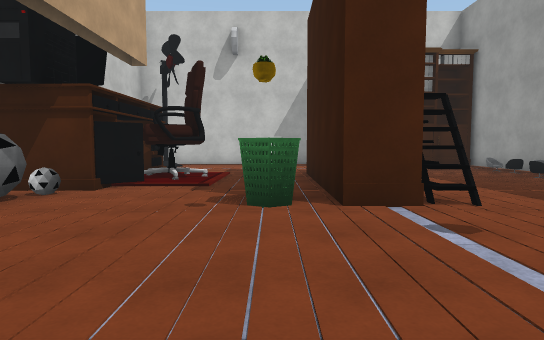
[1] (above)

13 first-person views from a walk through a Unity game level. The camera is 1.4 m above the floor, tilts 4° down and sees 75° across. The floor is counted in squares, 2 m on a side. Each view is taken from the middle of a square. On the plan, view 1 faces up. The plan holds only what a view shows up to about 11 squares ahead; the rest is blank. The place goes on beyond the plan. Door leaves are left out, so doorways stand open. Some surface patterns are stand-ins.

[2]
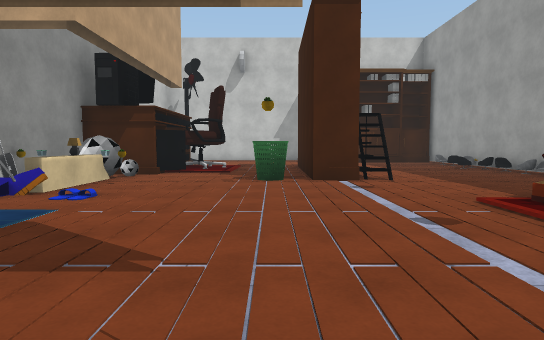

[3]
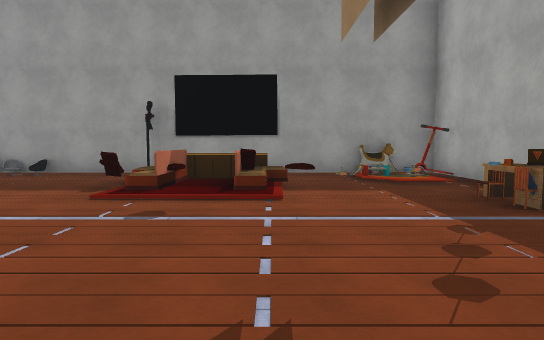

[4]
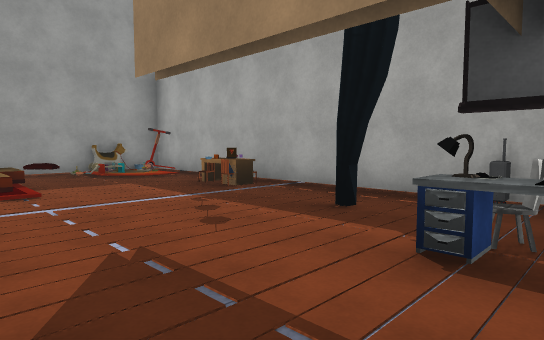

[5]
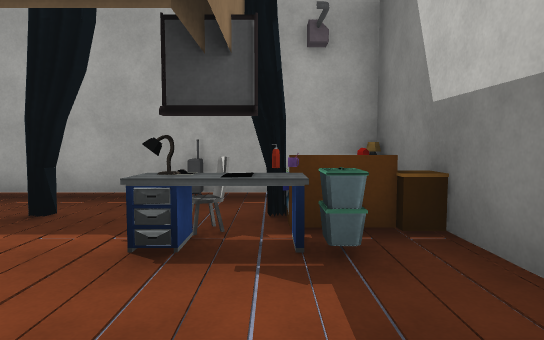

[6]
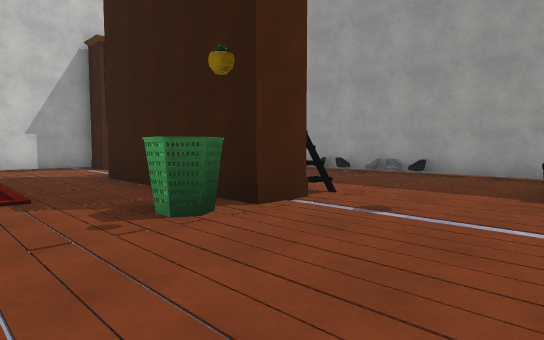

[7]
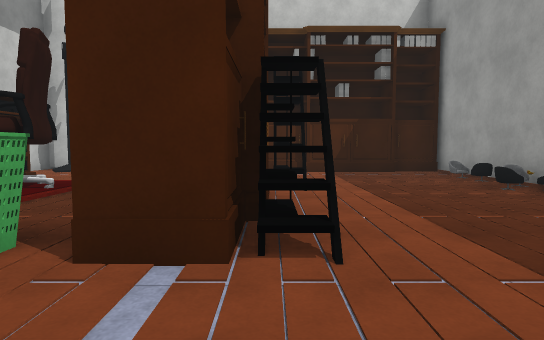

[8]
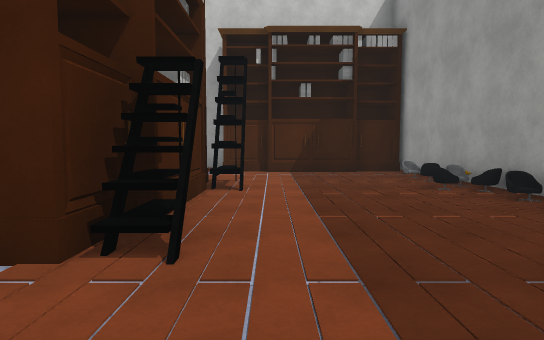

[9]
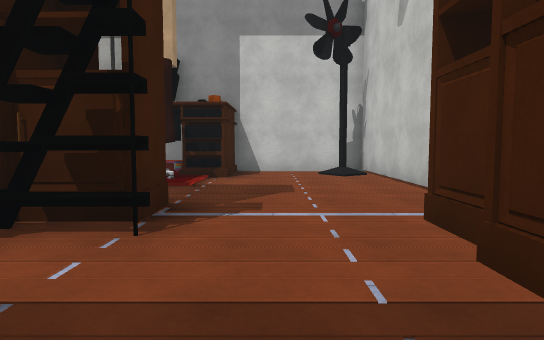

[10]
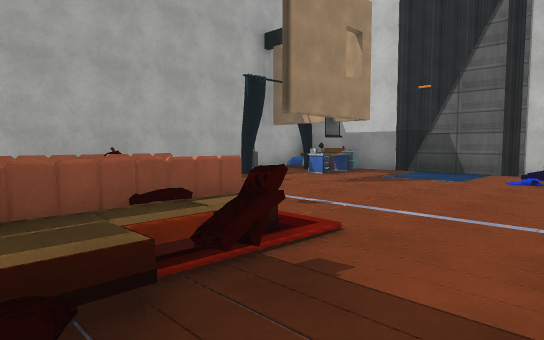

[11]
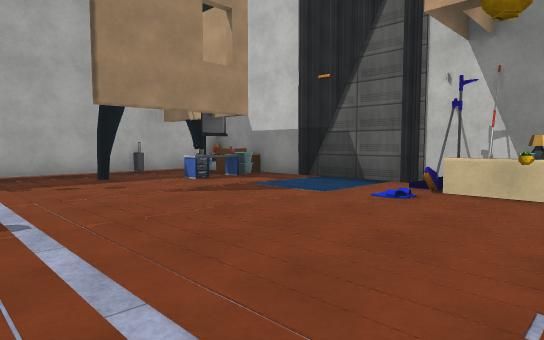

[12]
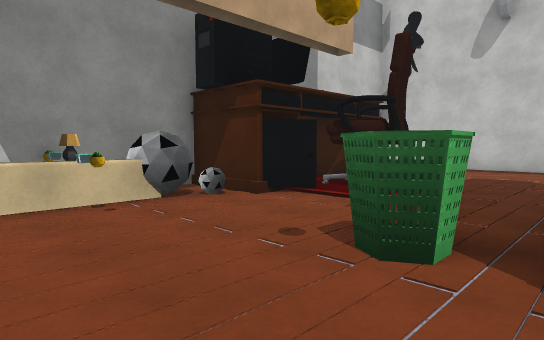

[13]
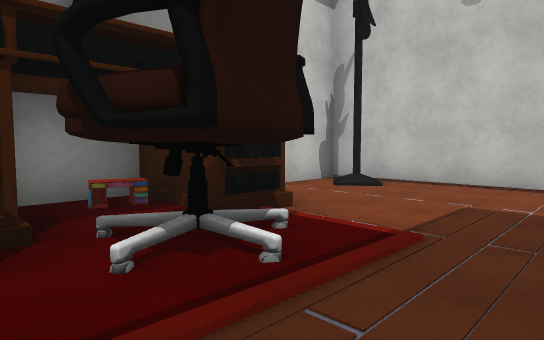

### Floor plan
Points are (right, up) in squares from view 1. A wall is a line through its corners. A room is listed if a view was taken in it or the views show most of it. See-through windows are left out.
Room 1 (views 1, 2, 3, 4, 5, 6, 7, 8, 9, 10, 11, 12, 13)
walls: (2.4, 4.1) (2.4, 4.8); (1.7, 5.3) (1.7, 4.1) (0.8, 4.1) (0.9, 8.8) (1.8, 8.8) (1.7, 7.5); (2.3, 5.2) (2.3, 4.4) (1.9, 4.4); (-2.2, 6.2) (-2.9, 5.5); (2.6, 7.5) (1.8, 7.5); (2.6, 7.7) (2, 7.7); (-2.8, 6.4) (-2.8, 5.5); (-4.5, 5) (-4.5, -4.9) (6.5, -4.9) (6.5, 11.8); (1.9, 9) (1.9, 4.4); (2.3, 9) (2.3, 8); (-4.5, 8.1) (-4.5, 6.6); (2.9, 11.5) (1.7, 11.5) (1.7, 12.4) (-4.5, 12.4) (-4.5, 9); (5.2, 11.3) (2.9, 11.3); (6.5, 11.5) (5.2, 11.5)
low walls: (2.3, 4.3) (1.9, 4.3)
objects: other object (-4, -3); other object (-4, 2); other object (-4, 3); other object (-4, 9); other object (-3, -4); other object (-3, -3); other object (-3, -2); other object (-3, 3); other object (-3, 7) to (-2, 8); other object (-3, 8); other object (-3, 9); other object (-2, -5); other object (-2, -3); other object (-2, -2); other object (-2, 3); other object (0, 4); other object (1, -4); other object (2, -4); other object (3, -4); other object (3, 1) to (4, 1); other object (4, -1); other object (4, 0); other object (4, 2); other object (5, -1); other object (5, 0); other object (5, 1); other object (6, -3); other object (6, 4); other object (6, 7); other object (6, 8); other object (6, 9)

Positions as (right, up) in squares from view 1, and headings:
1: (0, 0), facing up
2: (0, -3), facing up
3: (-2, -1), facing right
4: (-3, 0), facing down-right
5: (-3, 0), facing down
6: (-2, 1), facing up-right
7: (2, 2), facing up
8: (3, 2), facing up
9: (5, 10), facing left
10: (5, 3), facing down-left
11: (2, 4), facing down-left
12: (1, 2), facing up-left
13: (0, 6), facing up-left
